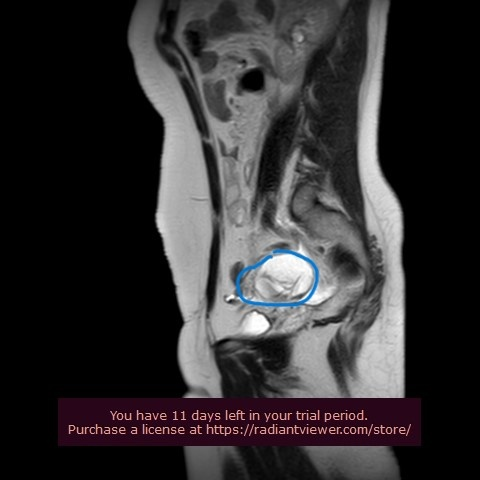
#> input picture task 1/assImg.jpg, 480 x 480 px, found by its file name
$ jupyter execute 'ass[1].ipynb'
#> lines starting #> are read from the running program, lines starting #| are printed output that depends on the picture; after the words box and inside, x2 and y2 are one past the last pixel; in counts of white or black regions, pixels touching at a corner belong together
[cell 1]
import cv2
import numpy as np
import matplotlib.pyplot as plt

[cell 2]
img=cv2.imread(r"E:\MY Documents\college\4th level\CV\tasks\task 1\assImg.jpg")
#> img is the input picture: shape (480, 480, 3); mean B, G, R 49.1, 47.6, 50.1
cv2.imshow('image',img)
cv2.waitKey(0)
cv2.destroyAllWindows()

[cell 3]
# Function to do nothing when the trackbar is used (placeholder)
def nothing(x):
    pass

# Load the image
image_path = r"E:\MY Documents\college\4th level\CV\tasks\task 1\assImg.jpg"
image = cv2.imread(image_path)

# Convert the image to HSV
hsv_image = cv2.cvtColor(image, cv2.COLOR_BGR2HSV)
#> hsv_image: shape (480, 480, 3); mean H, S, V 17, 19, 50.8

# Create a window to display the results
cv2.namedWindow('Trackbars')

# Create trackbars for adjusting the HSV range
cv2.createTrackbar('H Min', 'Trackbars', 0, 179, nothing)
cv2.createTrackbar('H Max', 'Trackbars', 179, 179, nothing)
cv2.createTrackbar('S Min', 'Trackbars', 0, 255, nothing)
cv2.createTrackbar('S Max', 'Trackbars', 255, 255, nothing)
cv2.createTrackbar('V Min', 'Trackbars', 0, 255, nothing)
cv2.createTrackbar('V Max', 'Trackbars', 255, 255, nothing)

while True:
    # Get the current positions of the trackbars
    h_min = cv2.getTrackbarPos('H Min', 'Trackbars')
    h_max = cv2.getTrackbarPos('H Max', 'Trackbars')
    s_min = cv2.getTrackbarPos('S Min', 'Trackbars')
    s_max = cv2.getTrackbarPos('S Max', 'Trackbars')
    v_min = cv2.getTrackbarPos('V Min', 'Trackbars')
    v_max = cv2.getTrackbarPos('V Max', 'Trackbars')
    print(h_min,h_max,s_min,s_max,v_min,v_max)
    # Create a mask based on the current HSV range
    lower_hsv = np.array([h_min, s_min, v_min])
    upper_hsv = np.array([h_max, s_max, v_max])
    mask = cv2.inRange(hsv_image, lower_hsv, upper_hsv)
#> mask: shape (480, 480); every value is 255

    # Apply the mask to get the result
    result = cv2.bitwise_and(image, image, mask=mask)

    # Display the original, mask, and result
    cv2.imshow('Original Image', image)
    cv2.imshow('Mask', mask)
    cv2.imshow('Filtered Image', result)

    # Break the loop when 'q' is pressed
    if cv2.waitKey(1) & 0xFF == ord('q'):
#> (key q is pressed here)
        break

# Release resources
cv2.destroyAllWindows()

[cell 4]
image_path = r"E:\MY Documents\college\4th level\CV\tasks\task 1\assImg.jpg" # Replace with the path to your image
image = cv2.imread(image_path)

# Convert the image to HSV color space
hsv_image = cv2.cvtColor(image, cv2.COLOR_BGR2HSV)

# Define the HSV range (from your values)
min_hsv = np.array([70, 51, 102])  # H Min, S Min, V Min
max_hsv = np.array([107, 255, 250])  # H Max, S Max, V Max

# Create a mask using the defined HSV range
mask = cv2.inRange(hsv_image, min_hsv, max_hsv)
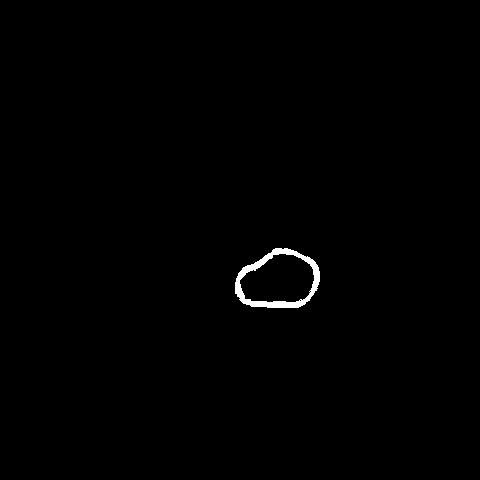
#> mask: shape (480, 480); 0.55% white; 1 white region

# Apply the mask to the original image
filtered_image = cv2.bitwise_and(image, image, mask=mask)

# Display the results
cv2.imshow('Original Image', image)
cv2.imshow('Mask', mask)
cv2.imshow('Filtered Image', filtered_image)

# Wait for a key press and close the windows
cv2.waitKey(0)
cv2.destroyAllWindows()

[cell 5]
contours, _ = cv2.findContours(mask, cv2.RETR_EXTERNAL, cv2.CHAIN_APPROX_SIMPLE)
#> contours = 1 contour; box (x1, y1, x2, y2) and area: (235, 248, 320, 308) 3840
filled_mask = np.zeros_like(mask)
cv2.drawContours(filled_mask, contours, -1, (255), thickness=cv2.FILLED)
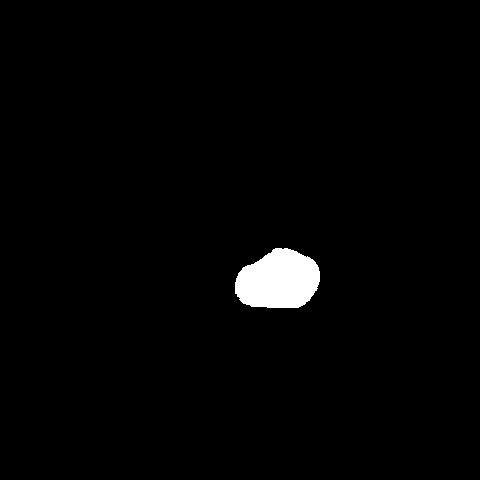
#> filled_mask: shape (480, 480); 1.7% white; 1 white region, box (x1, y1, x2, y2) and area: (235, 248, 320, 308) 3950
cv2.imshow('Original Image', image)
cv2.imshow('Mask', mask)
cv2.imshow('Filled Mask', filled_mask)
cv2.waitKey(0)
cv2.destroyAllWindows()

$ run again, with task 1/task 1 .jpg copied over task 1/assImg.jpg
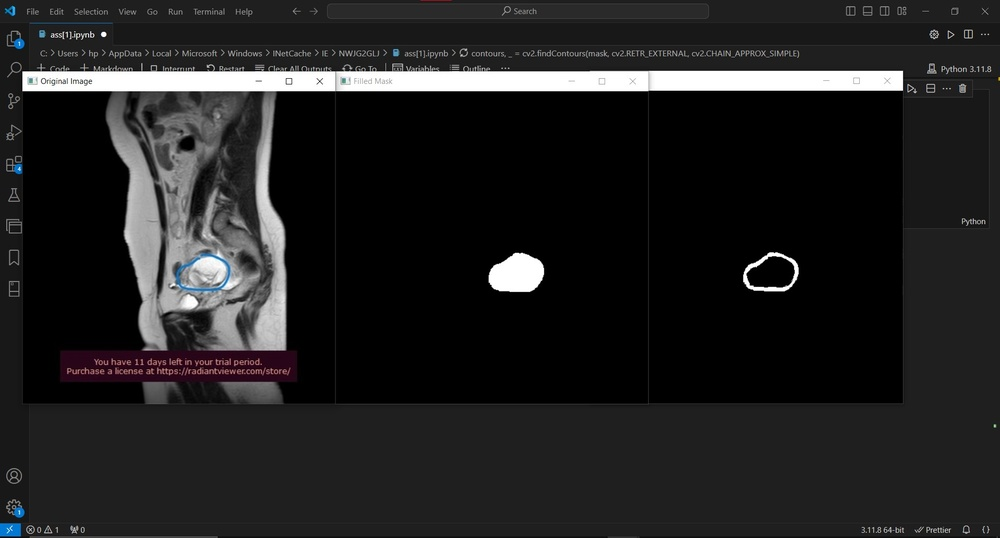
#> input picture task 1/task 1 .jpg, 1000 x 538 px, shrunk from 1917 x 1032 before the run, found by its file name
#> img is the input picture: shape (538, 1000, 3); mean B, G, R 33.1, 32.7, 33.1
#> hsv_image: shape (538, 1000, 3); mean H, S, V 7.6, 5.4, 33.5
#> `mask = cv2.inRange(hsv_image, min_hsv, max_hsv)`:
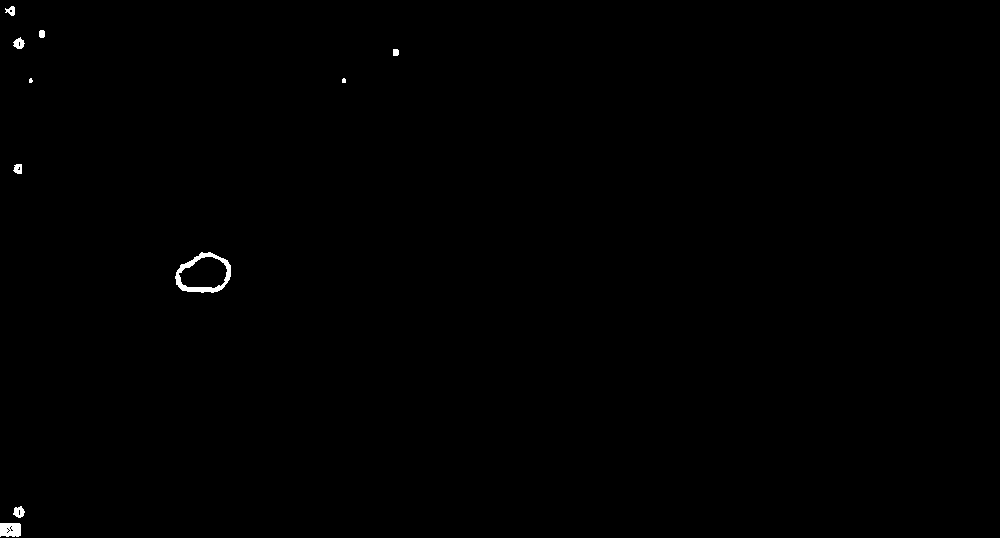
#> mask: shape (538, 1000); 0.25% white; 10 white regions (2 under 20 px)
#> contours = 10 contours, 2 with area under 20; largest, box (x1, y1, x2, y2) and area: (175, 252, 231, 293) 1666, (0, 523, 21, 537) 249, (13, 506, 25, 518) 83, (13, 37, 25, 49) 78, (13, 164, 22, 174) 58, (5, 6, 15, 16) 50, (39, 30, 45, 38) 33, (393, 49, 399, 56) 29
#> `cv2.drawContours(filled_mask, contours, -1, (255), thickness=cv2.FILLED)`:
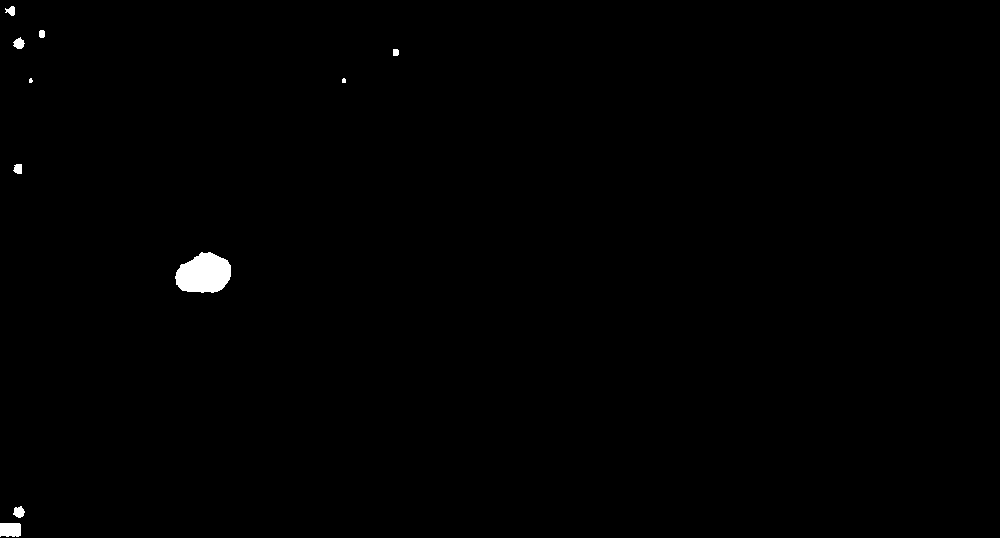
#> filled_mask: shape (538, 1000); 0.46% white; 10 white regions (2 under 20 px), largest, box (x1, y1, x2, y2) and area: (175, 252, 231, 293) 1738, (0, 523, 21, 537) 282, (13, 506, 25, 518) 100
